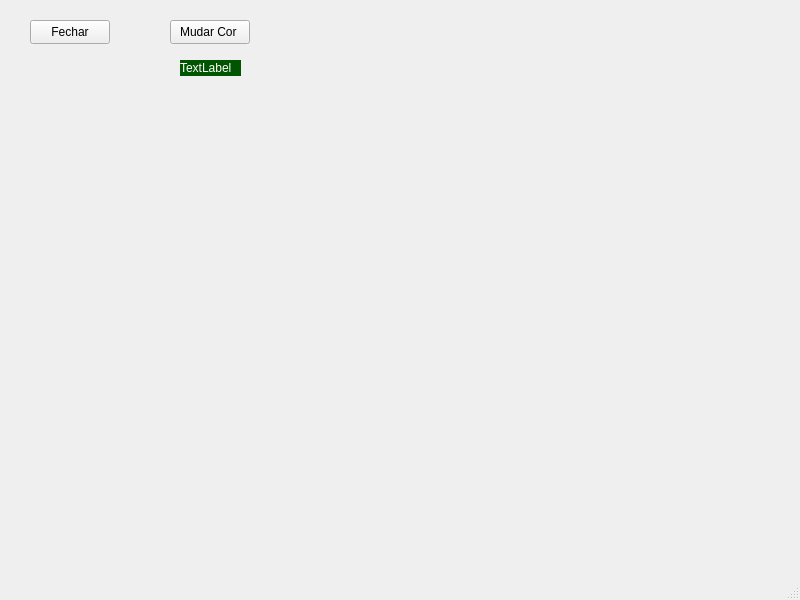
<?xml version="1.0" encoding="UTF-8"?>
<ui version="4.0">
 <class>MainWindow</class>
 <widget class="QMainWindow" name="MainWindow">
  <property name="geometry">
   <rect>
    <x>0</x>
    <y>0</y>
    <width>800</width>
    <height>600</height>
   </rect>
  </property>
  <property name="windowTitle">
   <string>MainWindow</string>
  </property>
  <widget class="QWidget" name="centralwidget">
   <widget class="QPushButton" name="pushButton">
    <property name="geometry">
     <rect>
      <x>30</x>
      <y>20</y>
      <width>80</width>
      <height>24</height>
     </rect>
    </property>
    <property name="text">
     <string>Fechar</string>
    </property>
   </widget>
   <widget class="QPushButton" name="pushButton_2">
    <property name="geometry">
     <rect>
      <x>170</x>
      <y>20</y>
      <width>80</width>
      <height>24</height>
     </rect>
    </property>
    <property name="text">
     <string>Mudar Cor </string>
    </property>
   </widget>
   <widget class="QLabel" name="label">
    <property name="geometry">
     <rect>
      <x>180</x>
      <y>60</y>
      <width>61</width>
      <height>16</height>
     </rect>
    </property>
    <property name="styleSheet">
     <string notr="true">background-color:#050;
color: #fff;
</string>
    </property>
    <property name="text">
     <string>TextLabel</string>
    </property>
   </widget>
  </widget>
  <widget class="QMenuBar" name="menubar">
   <property name="geometry">
    <rect>
     <x>0</x>
     <y>0</y>
     <width>800</width>
     <height>21</height>
    </rect>
   </property>
  </widget>
  <widget class="QStatusBar" name="statusbar"/>
 </widget>
 <resources/>
 <connections/>
</ui>
